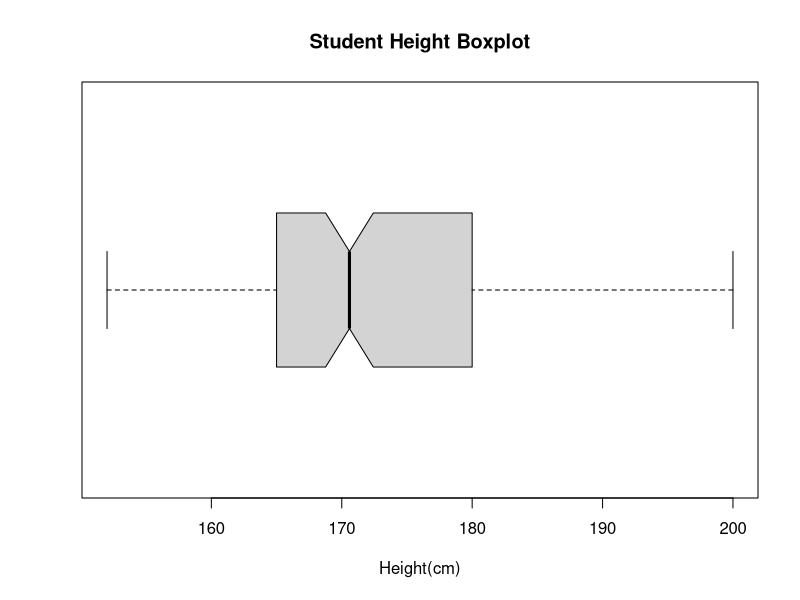
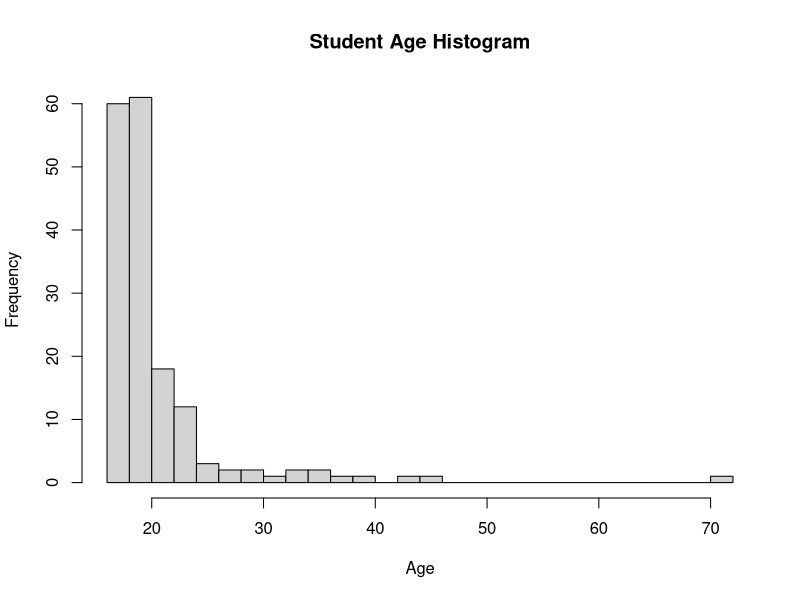
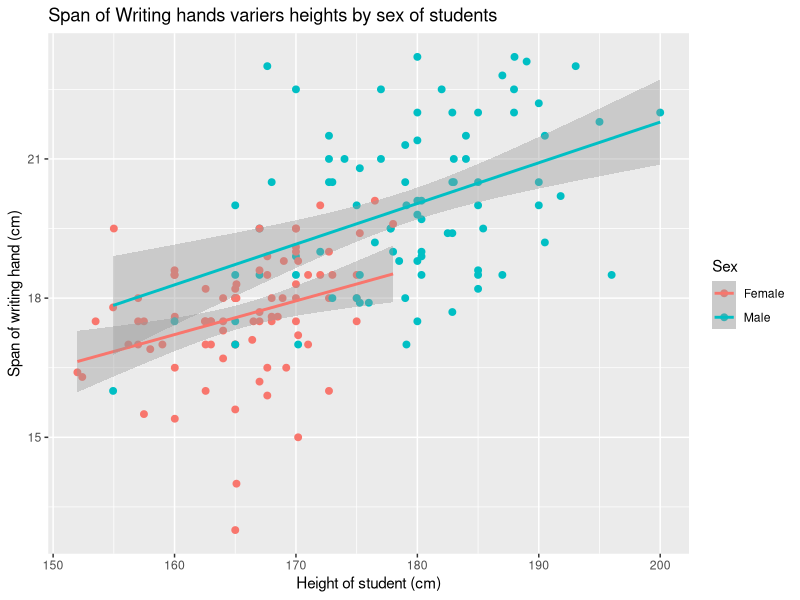
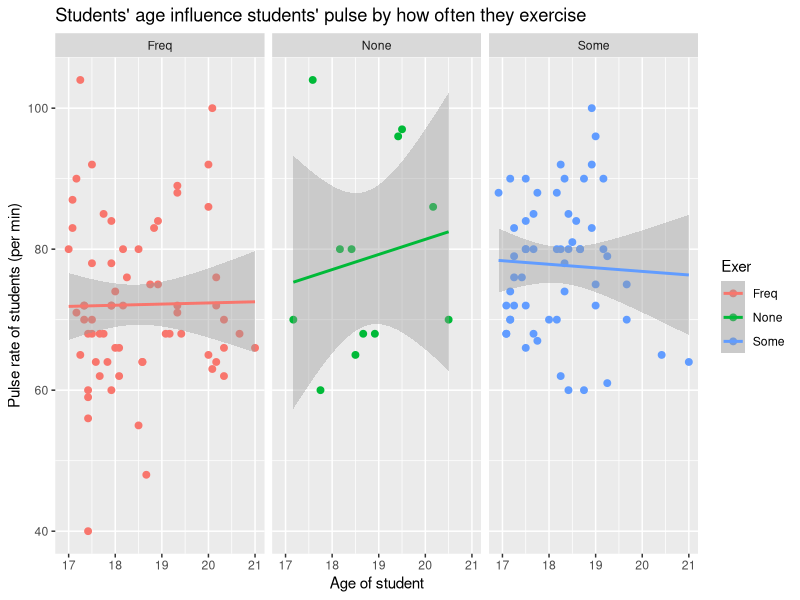

The R source for these figures, in order:
## ---- chunk 1
knitr::opts_chunk$set(echo = TRUE)
library(ggplot2)
library(tidyverse)
## ---- chunk 2
survey <- read.csv("survey.csv")
survey[survey == ''] <- NA
survey <- survey %>% drop_na()
## ---- chunk 3
table(data.frame("Exer" = survey$Exer, "Smoke" = survey$Smoke))
## ---- chunk 4
table(data.frame("W.Hnd" = survey$W.Hnd, "Clap" = survey$Clap))
## ---- chunk 5
boxplot(survey$Height, main = "Student Height Boxplot",
        xlab = "Height(cm)",
        horizontal = TRUE,
        notch = TRUE)
## ---- chunk 6
hist(survey$Age,
     breaks=20,
     main = "Student Age Histogram",
     xlab = "Age")
## ---- chunk 7
summary(survey$Pulse)
summary(survey$Wr.Hnd)
## ---- chunk 8
ggplot(survey, aes(x = Height, y = Wr.Hnd)) +
  geom_point(aes(color = Sex), size = 2) +
  geom_smooth(aes(color = Sex), method = "lm") +
  labs(title = "Span of Writing hands variers heights by sex of students",
       x = "Height of student (cm)", y = "Span of writing hand (cm)")
## ---- chunk 9
library(dplyr)
age_range <- survey %>% filter(between(Age, 16, 21))
age_range
ggplot(age_range, aes(x = Age, y = Pulse)) +
  geom_point(aes(color = Exer), size = 2) +
  geom_smooth(aes(color = Exer), method = "lm") +
  facet_grid(.~Exer) +
  labs(title = "Students' age influence students' pulse by how often they exercise",
       x = "Age of student", y = "Pulse rate of students (per min)")
